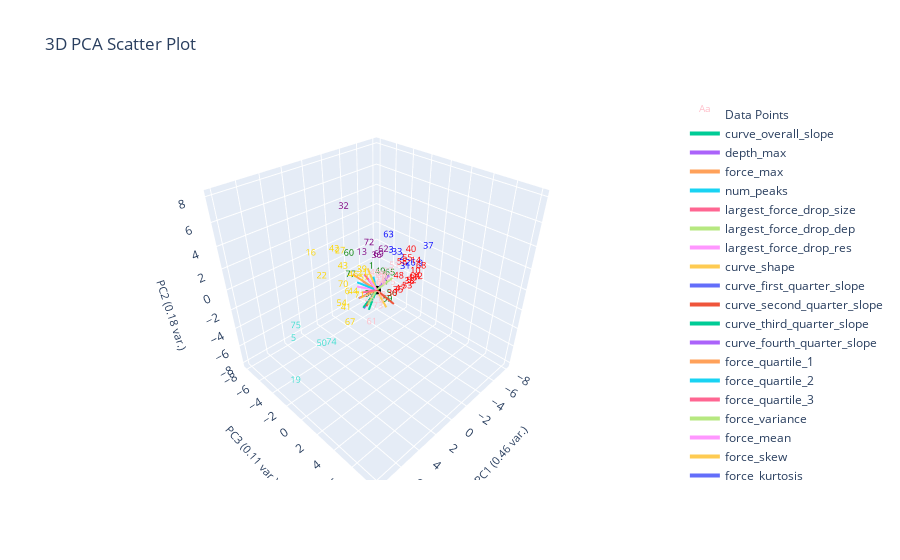

The cell this chart's notebook holds for it:
### Markdown cell above
# K-Means Clustering
- assumes
    - spherical clusters (isotropic)
    - similar size clusters (equal variance)
    - features are on same scale
    - clusters are linearly separable
    - number of clusters (k) is known

### Code cell
kmeans_elbow = 7
kmeans = KMeans(n_clusters=kmeans_elbow, init="k-means++", n_init=100).fit(clustering_features_df)
# print(f"kmeans cluster centers: {kmeans.cluster_centers_}")
# plotting.pca_analysis(clustering_features_df) # printing scree plot
# plotting.plot_clusters_together(kmeans.labels_, "kmeans")
# plotting.plot_clusters_seperately(kmeans.labels_, clustering_features_df.index.tolist(), depth_resist_curve_df_list, data_features_df, "kmeans")

# for each label
    # print out the surface visual features for each

loc3_idxs = [18,20,73,21,39,41,70,71,75,2,3,9,31,33,58,1,4,49,56,65,77,13,42,43]
data_features_df = data_features_df.loc[loc3_idxs]
clusters_mapped_idxs = plotting.map_cluster_to_idx(kmeans.labels_, data_features_df.index)
print(clusters_mapped_idxs)
for label, label_idxs in clusters_mapped_idxs.items():
    print(f'label: {label}')
    print(data_features_df.loc[label_idxs][['filenames', 'popcorn', 'clump', 'flake', 'plates']])

plotting.plot_unsupervised_cluster_subplots(pd.Series(kmeans.labels_), depth_resist_curve_df_list, "kmeans")
plotting.plot_pca(clustering_features_df, y_labels=kmeans.labels_, num_pc=3, graph_title="kmeans",)

### Figure 1 — Plotly figure (JSON) as saved in the notebook; plotly's stock layout.template omitted (floating-point values rounded to 4 significant figures)
{"data": [{"mode": "text", "name": "Data Points", "text": ["0", "1", "2", "3", "4", "5", "6", "7", "8", "9", "10", "11", "12", "13", "14", "15", "16", "17", "18", "19", "20", "21", "22", "23", "24", "25", "26", "27", "28", "29", "30", "31", "32", "33", "34", "35", "36", "37", "38", "39", "40", "41", "42", "43", "44", "45", "46", "47", "48", "49", "50", "51", "52", "53", "54", "55", "56", "57", "58", "59", "60", "61", "62", "63", "64", "65", "66", "67", "68", "69", "70", "71", "72", "73", "74", "75", "76", "77"], "textfont": {"color": ["pink", "green", "blue", "blue", "green", "turquoise", "gold", "green", "pink", "blue", "red", "pink", "red", "purple", "red", "pink", "gold", "red", "pink", "turquoise", "pink", "gold", "gold", "pink", "pink", "pink", "blue", "gold", "pink", "pink", "red", "blue", "purple", "blue", "green", "red", "purple", "blue", "red", "gold", "red", "gold", "gold", "gold", "gold", "pink", "gold", "red", "red", "green", "turquoise", "pink", "red", "red", "gold", "red", "green", "gold", "red", "green", "green", "pink", "purple", "blue", "red", "green", "pink", "gold", "red", "purple", "gold", "gold", "purple", "pink", "turquoise", "turquoise", "pink", "green"], "size": 9}, "type": "scatter3d", "x": [0.7387, -1.975, -4.278, -2.342, -2.631, 8.229, 3.058, -2.172, 0.305, -4.14, -3.474, 0.8586, -3.317, 0.5047, -2.439, -0.5717, 4.851, -2.803, -0.7975, 8.481, 0.09014, 2.291, 3.042, -0.5849, 1.249, 2.005, -4.151, 3.02, 0.6539, 0.3465, -1.172, -4.356, -0.6221, -3.632, -0.7377, -1.23, 0.1489, -4.545, -2.072, 2.164, -1.964, 3.785, 2.665, 3.185, 3.376, 1.315, 2.905, -2.045, -1.342, -3.453, 6.038, -0.424, -2.075, -2.817, 3.837, -1.98, -3.108, 2.079, -2.635, -2.517, -0.8824, 1.494, -1.372, -4.487, -3.173, -2.62, 0.3334, 3.701, -3.263, -0.5785, 3.033, 2.409, -0.749, 0.6091, 5.106, 7.69, 0.3826, -0.453], "y": [1.252, -2.685, -1.16, -0.6712, -1.54, -0.1573, -0.08093, -1.137, 1.073, 1.062, 1.135, 1.352, 1.538, -1.114, 1.971, 0.9976, -1.787, 1.568, -0.4971, -0.2681, 0.6431, 0.7473, -3.172, 0.7114, 1.608, 1.225, -0.03513, -0.7344, 1.126, 0.2658, 0.6551, -0.8781, -4.395, -1.154, -1.544, 1.238, 0.1479, 1.434, 1.695, 0.6105, 1.761, 0.4162, -1.863, -0.3355, 0.9227, 1.123, 0.445, 0.7414, 1.147, -3.007, 0.1457, 1.412, 1.899, 0.8452, 0.1209, 1.445, -1.159, 0.7484, 0.3275, -1.158, -4.266, 0.8542, -0.6005, -2.994, 1.356, -0.98, 0.8829, 0.8325, 1.853, -0.3489, -0.5672, 0.4826, -1.612, 0.7614, 0.1522, -0.5181, 1.35, -3.664], "z": [-1.043, -1.018, -0.4696, 1.352, -2.471, -1.195, 0.255, -1.473, 0.4553, -0.01942, -0.4019, 0.7265, -0.6952, 2.195, 1.482, -0.1508, 3.762, -0.5615, -0.255, -5.451, 0.6844, 2.006, 0.1919, 0.7346, 1.2, -0.2797, -0.4669, 3.603, -0.7024, -0.9188, -1.783, -1.304, 4.61, 0.3707, -2.793, -1.15, 2.31, 1.687, -0.4772, 2.2, 2.633, -0.5857, 3.12, 2.53, 0.9719, 1.724, 2.001, -1.701, 0.1489, -2.463, -2.965, 1.705, -0.315, -1.754, -0.3308, 1.689, -3.768, 1.471, 0.5057, -4.114, 0.09875, -3.134, 1.86, 0.9762, -0.6726, -1.206, 0.1966, -1.864, 0.5385, 1.862, 0.6684, -0.1317, 2.33, -2.039, -3.438, -0.5656, 0.9053, -1.637]}, {"marker": {"color": "black", "size": 3}, "mode": "markers", "name": "Origin", "showlegend": false, "type": "scatter3d", "x": [0], "y": [0], "z": [0]}, {"line": {"width": 4}, "mode": "lines+text", "name": "curve_overall_slope", "textposition": "top center", "type": "scatter3d", "x": [0, 1.325], "y": [0, -0.1777], "z": [0, -1.163]}, {"line": {"width": 4}, "mode": "lines+text", "name": "depth_max", "textposition": "top center", "type": "scatter3d", "x": [0, -1.322], "y": [0, 0.1113], "z": [0, 0.8345]}, {"line": {"width": 4}, "mode": "lines+text", "name": "force_max", "textposition": "top center", "type": "scatter3d", "x": [0, 1.39], "y": [0, -0.5778], "z": [0, -0.4059]}, {"line": {"width": 4}, "mode": "lines+text", "name": "num_peaks", "textposition": "top center", "type": "scatter3d", "x": [0, -0.9049], "y": [0, -1.267], "z": [0, 0.2647]}, {"line": {"width": 4}, "mode": "lines+text", "name": "largest_force_drop_size", "textposition": "top center", "type": "scatter3d", "x": [0, -0.7416], "y": [0, -2.191], "z": [0, 0.144]}, {"line": {"width": 4}, "mode": "lines+text", "name": "largest_force_drop_dep", "textposition": "top center", "type": "scatter3d", "x": [0, -0.4226], "y": [0, 1.304], "z": [0, 1.571]}, {"line": {"width": 4}, "mode": "lines+text", "name": "largest_force_drop_res", "textposition": "top center", "type": "scatter3d", "x": [0, 0.8538], "y": [0, 0.03476], "z": [0, 1.455]}, {"line": {"width": 4}, "mode": "lines+text", "name": "curve_shape", "textposition": "top center", "type": "scatter3d", "x": [0, 0.5702], "y": [0, -0.3855], "z": [0, 2.137]}, {"line": {"width": 4}, "mode": "lines+text", "name": "curve_first_quarter_slope", "textposition": "top center", "type": "scatter3d", "x": [0, 1.347], "y": [0, -0.6744], "z": [0, -0.4626]}, {"line": {"width": 4}, "mode": "lines+text", "name": "curve_second_quarter_slope", "textposition": "top center", "type": "scatter3d", "x": [0, 1.315], "y": [0, 0.183], "z": [0, -0.8134]}, {"line": {"width": 4}, "mode": "lines+text", "name": "curve_third_quarter_slope", "textposition": "top center", "type": "scatter3d", "x": [0, 1.18], "y": [0, 0.3108], "z": [0, -1.188]}, {"line": {"width": 4}, "mode": "lines+text", "name": "curve_fourth_quarter_slope", "textposition": "top center", "type": "scatter3d", "x": [0, 0.8281], "y": [0, -0.6342], "z": [0, -1.768]}, {"line": {"width": 4}, "mode": "lines+text", "name": "force_quartile_1", "textposition": "top center", "type": "scatter3d", "x": [0, 1.091], "y": [0, -1.548], "z": [0, 1.284]}, {"line": {"width": 4}, "mode": "lines+text", "name": "force_quartile_2", "textposition": "top center", "type": "scatter3d", "x": [0, 1.408], "y": [0, -0.7229], "z": [0, 1.076]}, {"line": {"width": 4}, "mode": "lines+text", "name": "force_quartile_3", "textposition": "top center", "type": "scatter3d", "x": [0, 1.543], "y": [0, 0.0009845], "z": [0, 0.5345]}, {"line": {"width": 4}, "mode": "lines+text", "name": "force_variance", "textposition": "top center", "type": "scatter3d", "x": [0, 1.407], "y": [0, 0.4631], "z": [0, -0.4821]}, {"line": {"width": 4}, "mode": "lines+text", "name": "force_mean", "textposition": "top center", "type": "scatter3d", "x": [0, 1.51], "y": [0, -0.6413], "z": [0, 0.7584]}, {"line": {"width": 4}, "mode": "lines+text", "name": "force_skew", "textposition": "top center", "type": "scatter3d", "x": [0, -0.771], "y": [0, 0.3828], "z": [0, -1.957]}, {"line": {"width": 4}, "mode": "lines+text", "name": "force_kurtosis", "textposition": "top center", "type": "scatter3d", "x": [0, -0.5442], "y": [0, -2.166], "z": [0, -0.4596]}, {"line": {"width": 4}, "mode": "lines+text", "name": "rsquared", "textposition": "top center", "type": "scatter3d", "x": [0, 0.8014], "y": [0, 2.644], "z": [0, 0.4366]}], "layout": {"autosize": true, "scene": {"aspectmode": "cube", "xaxis": {"range": [-8.481, 8.481], "title": {"font": {"size": 11}, "text": "PC1 (0.46 var.)"}}, "yaxis": {"range": [-8.481, 8.481], "title": {"font": {"size": 11}, "text": "PC3 (0.11 var.)"}}, "zaxis": {"range": [-8.481, 8.481], "title": {"font": {"size": 11}, "text": "PC2 (0.18 var.)"}}}, "title": {"text": "3D PCA Scatter Plot"}}}
